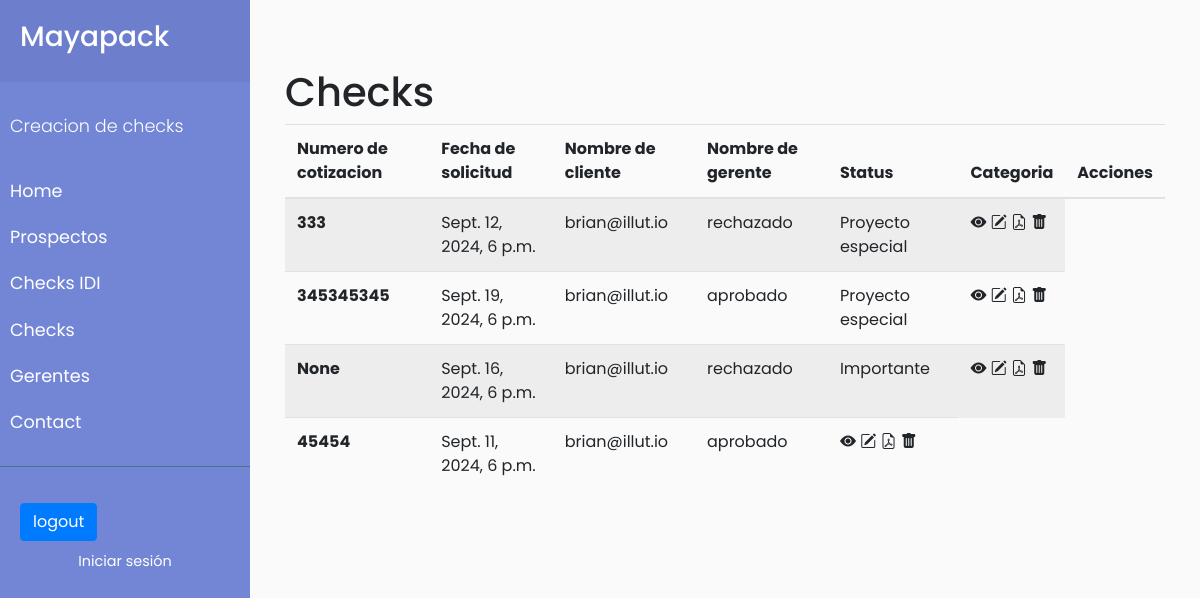
The page /idi (signed in) on the database as committed earlier.
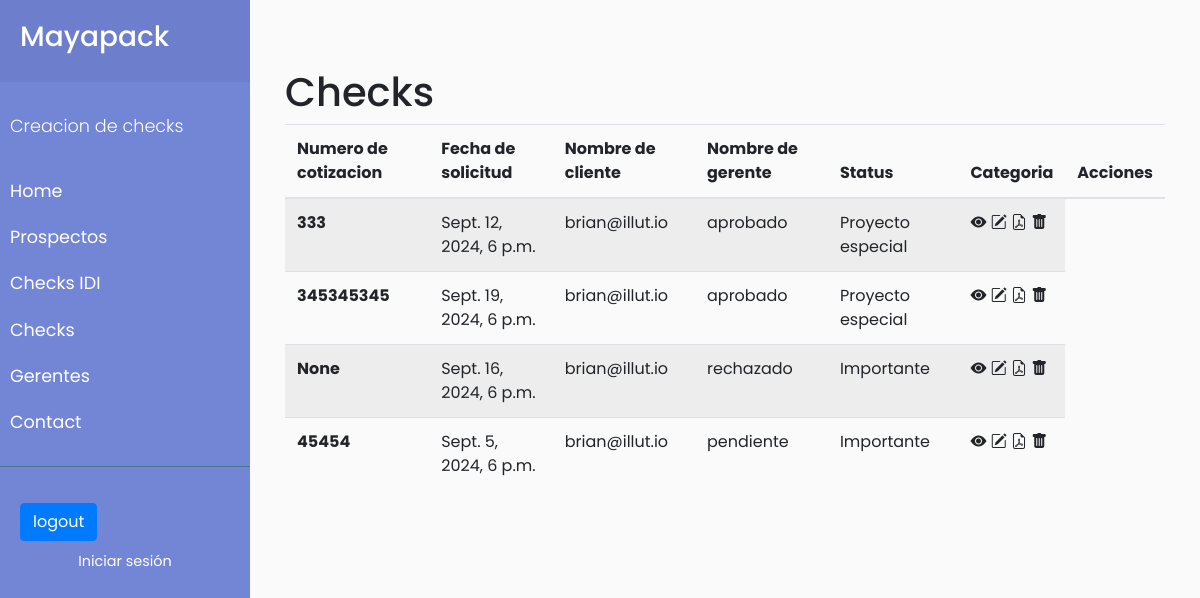
The same page on the database as committed later.
### cotizaciones/models.py (models this page shows, shortened)
class Check(models.Model):
    STATUS_CHOICES = [('pendiente', 'pendiente'),('aprobado', 'aprobado'),('rechazado', 'rechazado')]
    PRODUCT_CLASIFICATIOM= [('si', 'si'),('no', 'no')]
    nombre_gerente = models.CharField(max_length=100, null=True)
    numero_cotizacion = models.IntegerField(max_length=10, null=True,  blank=True)
    nombre_empresa = models.CharField(max_length=100, null=True, blank=True )
    nombre_proyecto = models.CharField(max_length=100, null=True, blank=True)
    volumen_estimado = models.IntegerField(null=True,blank=True)
    numero_tintas = models.IntegerField(null=True, blank=True)
    tecnologia_fabricacion = models.CharField(max_length=100, null=True, blank=True)
    lugar_entrega = models.CharField(max_length=100, null=True, blank=True)
    producto_nuevo = models.BooleanField(default=False, null=True, blank=True)
    fecha_solicitud = models.DateTimeField(default=datetime.now())
    precio_objetivo = models.IntegerField(max_length=10, null=True, blank=True)
    tipo_producto = models.CharField(max_length=100, null=True, blank=True)
    comentarios_adicionales = models.TextField(max_length=300, blank=True, null=True) #por si existe algun requerimiento en especifico para el proyecto
    frecuencia_compra = models.CharField(blank=True, max_length=100, null=True)
    estatus=models.ManyToManyField(Status, related_name='status', blank=True) # El estatus se refiere al estado en el pipeline de ventas
    estado=models.CharField(max_length=10, choices=STATUS_CHOICES, default='pendiente', blank=True) #Este estado se refiere a la clasificacion de IDI.
    motivo_rechazo =models.CharField( blank=True, max_length=100)
    autor=models.ForeignKey(User, on_delete=models.SET_NULL, null=True)
    fecha_expiracion=models.DateTimeField(default=timezone.now() + timedelta (days=10))
    vigente=models.BooleanField(default=True, null=True) #Vigencia del check
    cliente=models.CharField(max_length=100, null=True,  blank=True)
    categoria=models.ManyToManyField(Categoria, related_name='relevancia_check', blank=True) # relevancia de la categoria

class Categoria(models.Model):
    nombre=models.CharField(max_length=100, null=False, unique=True, verbose_name='Nombre')
    class Meta:
        db_table='categories'
        verbose_name='Categoria'
        verbose_name_plural='Categorias'
        ordering=['id']

### cotizaciones/views.py (the view)
# urls.py: path('idi',views.list_check.as_view(), name='idi'),
class list_check(LoginRequiredMixin,ListView):
    model=Check

### templates/cotizaciones/check_list.html (shortened to what this page needs)
{% extends 'base.html' %}
{% block content %}
{% load static %}
 <div id="content">
    <div class="container mt-5">
        <h1>Checks</h1>
        <table class="table table-striped">
            <thead>
                <tr>
                    <th scope="col">Numero de cotizacion</th>
                    <th scope="col">Fecha de solicitud</th>
                    <th scope="col">Nombre de cliente</th>
                    <th scope="col">Nombre de gerente</th>
                    <th scope="col">Status</th>
                    <th scope="col">Categoria</th>
                    <th scope="col">Acciones</th>
                </tr>
            </thead>
            <tbody>
                {% if object_list %}
                    {% for obj in object_list %}
                    <tr>
                            <th scope="row"> {{obj.numero_cotizacion}}</th>
                            <td> {{obj.fecha_solicitud}}</td>
                            <td>{{obj.autor}}</td>
                             <td>{{obj.estado}}</td>
                            {% for category in  obj.categoria.all %}
                            <td>  {{category.nombre}}  </td>
                            {%endfor %}
                            <td>
                            <a href="{% url 'ver' obj.id  %}">  <i class="bi bi-eye-fill"></i></a>
                            <a href="{% url 'editar' obj.id  %}"> <i class="bi bi-pencil-square"></i></a>
                            <a href="{% url 'pdf' obj.id  %}">  <i class="bi bi-file-earmark-pdf"></i></a>
                            <a href="{% url 'delete' obj.id  %}"><i class="bi bi-trash-fill"></i></a>
                            </td>
                    </tr>
                    {% endfor %}
                {% else %}
                <h1>No hay elementos a mostrar</h1>
                {% endif %}
            </tbody>
        </table>
    </div>
</div>
 {% endblock %}

Rows that differ between the two databases and show on the page:
changed Check "Sept. 12, 2024, 6 p.m.": estado "rechazado" → "aprobado"
changed Check: fecha_solicitud "Sept. 11, 2024, 6 p.m." → "Sept. 5, 2024, 6 p.m."; estado "aprobado" → "pendiente"; gains Categoria (nombre "Importante")
